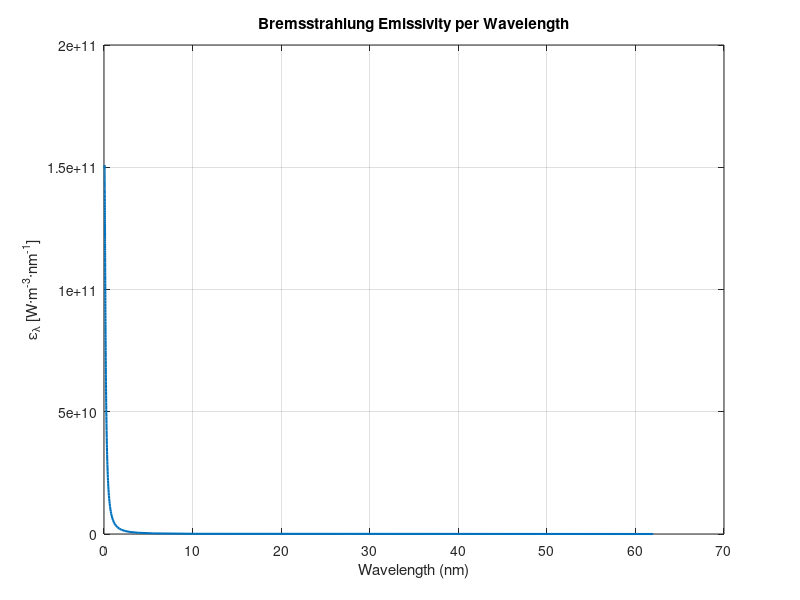
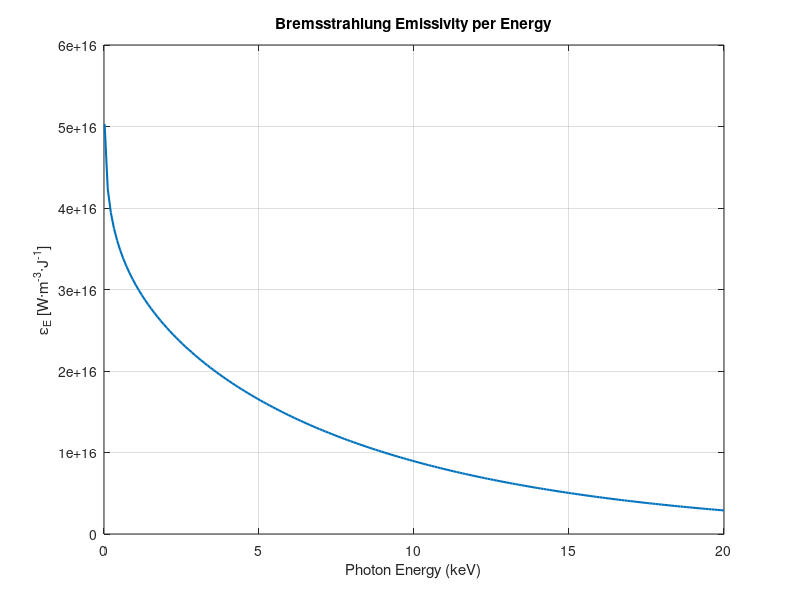

Source code (MATLAB) for these figures, in order:
%% MATLAB Script: Bremsstrahlung Emission via Kunze (Particle-Based Gaunt Factor)
% Implements analytic free–free formula from Kunze Chapter 6 (Eq. 6.81)
% Gaunt factor is computed using log-based expression from classical approximation
% Units: [m], [s], [J], [eV], [W]

clear; clc; close all;

%% Physical Constants
e     = 1.602176634e-19;      % Elementary charge [C]
h     = 6.62607015e-34;       % Planck constant [J·s]
hbar  = h/(2*pi);             % Reduced Planck constant [J·s]
c     = 2.99792458e8;         % Speed of light [m/s]
kB    = 1.380649e-23;         % Boltzmann constant [J/K]
alpha = 7.2973525693e-3;      % Fine-structure constant [unitless]
a0    = 5.29177210903e-11;    % Bohr radius [m]
ER_eV = 13.60569193;          % Rydberg energy [eV]
ER_J  = ER_eV * e;            % Rydberg energy [J]
me    = 9.10938356e-31;       % Electron mass [kg]

%% Plasma & Geometry Parameters
Z     = 1;                    % Ion charge (hydrogen)
n0    = 1e19;                 % Electron/ion density [m^-3]
eV0   = 1e4;                  % Electron temperature [eV]
Te_eV = eV0;
Te_J  = Te_eV * e;            % Electron temperature in joules

% Cylinder geometry
r     = 0.06;                 % Radius [m]
L     = 5.0;                  % Length [m]
V_cyl = pi * r^2 * L;         % Volume [m^3]

%% Prefactor from Kunze Eq. (6.82)
prefactor = 4.108e-46;        % [W·m^4]

%% Spectral Emissivity per wavelength ε_λ [W·m^-3·m^-1]
% Photon energy range 0.1–20 keV
E_keV = linspace(0.02, 20, 200);       % [keV]
E_J   = E_keV * 1e3 * e;              % [J]
lambda = (h * c) ./ E_J;             % Wavelength [m]

%% Gaunt Factor (velocity-averaged, classical expression)
gamma = 0.577215664901532;   % Euler–Mascheroni constant

% Estimate using v ~ c for η_nu, η_Z definitions
eta_Z  = Z * e^2 ./ (hbar * c) .* lambda / (2 * pi);     % [unitless]
eta_nu = h ./ (2 * pi * me * c .* lambda);               % [unitless]

Gff = (sqrt(3)/pi) .* log(1 ./ (eta_nu .* max(1, exp(gamma) .* eta_Z)));
Gff(Gff < 1) = 1;  % Enforce physical lower bound

%% Kunze Eq. 6.81: ε_λ = C * n0^2 * Z^2 * sqrt(ER / Te) * 1/λ^2 * exp(-hc/(λ Te)) * g_ff
sqrt_term = sqrt(ER_J / Te_J);  % sqrt(E_R / k_B T)
epsilon_lambda = prefactor .* n0^2 .* Z^2 .* sqrt_term ...
    .* (1 ./ lambda.^2) .* exp(- (h * c) ./ (lambda .* Te_J)) .* Gff;

%% Convert to spectral emissivity per energy ε_E [W·m^-3·J^-1]
% Use dλ/dE = (h c)/E^2
dlambda_dE = (h * c) ./ (E_J.^2);
epsilon_energy = epsilon_lambda .* abs(dlambda_dE);

%% Integrate total emission
power_density         = trapz(E_J, epsilon_energy);               % [W/m^3]
total_power           = power_density * V_cyl;                   % [W]
photon_rate_density   = trapz(E_J, epsilon_energy ./ E_J);       % [photons/m^3/s]
total_photon_rate     = photon_rate_density * V_cyl;             % [photons/s]

%% Display Results
fprintf('=== Kunze Bremsstrahlung (T_e = %.1f eV) ===\n', Te_eV);
fprintf('Cylinder volume       : %.3f m^3\n', V_cyl);
fprintf('Density (n0)          : %.3e m^-3\n', n0);
fprintf('Power density         : %.3e W/m^3\n', power_density);
fprintf('Total power           : %.3e W\n', total_power);
fprintf('Photon rate density   : %.3e photons/m^3/s\n', photon_rate_density);
fprintf('Total photon rate     : %.3e photons/s\n', total_photon_rate);

%% Plot Spectra
figure('Name','Spectral Emissivity vs Wavelength','Position',[100 100 600 400]);
plot(lambda * 1e9, epsilon_lambda, 'LineWidth', 1.5);
xlabel('Wavelength (nm)');
ylabel('\epsilon_\lambda [W·m^{-3}·nm^{-1}]');
title('Bremsstrahlung Emissivity per Wavelength');
grid on;

figure('Name','Spectral Emissivity vs Energy','Position',[100 100 600 400]);
plot(E_keV, epsilon_energy, 'LineWidth', 1.5);
xlabel('Photon Energy (keV)');
ylabel('\epsilon_E [W·m^{-3}·J^{-1}]');
title('Bremsstrahlung Emissivity per Energy');
grid on;
